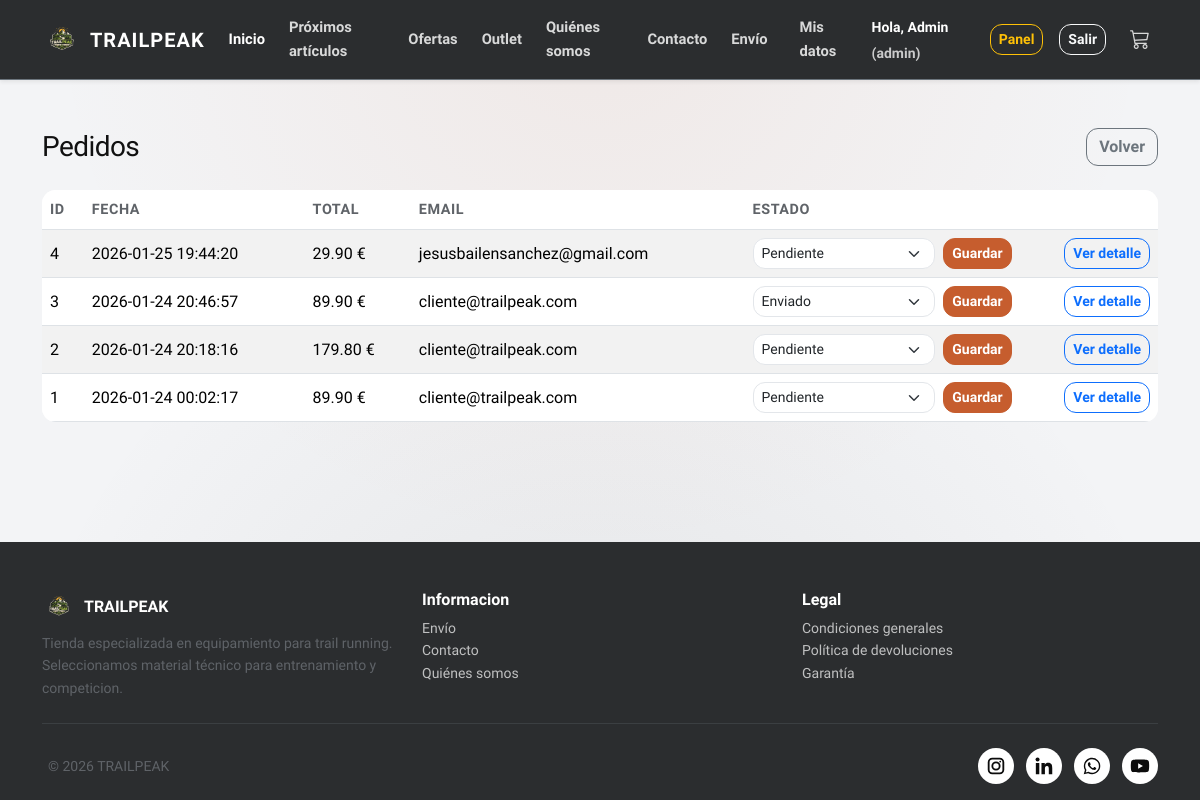
The app's page /admin/pedidos.php (signed in) with its own data.
### tables this page shows
CREATE TABLE `pedido` (
  `id_pedido` int(11) NOT NULL,
  `fecha` datetime NOT NULL,
  `total` decimal(10,2) NOT NULL,
  `id_usuario` int(11) NOT NULL,
  `activo` tinyint(1) DEFAULT 1,
  `stripe_session_id` varchar(255) DEFAULT NULL,
  `estado` varchar(20) NOT NULL DEFAULT 'pendiente'
);

CREATE TABLE `usuario` (
  `id_usuario` int(11) NOT NULL,
  `nombre` varchar(100) NOT NULL,
  `email` varchar(100) NOT NULL,
  `password` varchar(255) NOT NULL,
  `rol` enum('admin','empleado','cliente') NOT NULL DEFAULT 'cliente',
  `activo` tinyint(1) DEFAULT 1
);

### admin/pedidos.php (the view, shortened to what this page needs)
<?php
require_once __DIR__ . '/../config/db.php';
$estadosPermitidos = ['pendiente', 'enviado', 'entregado'];
$colExiste = $pdo->prepare("
  SELECT COUNT(*)
  FROM information_schema.COLUMNS
  WHERE TABLE_SCHEMA = ? AND TABLE_NAME = 'pedido' AND COLUMN_NAME = 'estado'
");
$colExiste->execute([DB_NAME]);
$tieneEstado = (int)$colExiste->fetchColumn() > 0;
if (!$tieneEstado) {
  $pdo->exec("ALTER TABLE pedido ADD COLUMN estado VARCHAR(20) NOT NULL DEFAULT 'pendiente'");
}
$pdo->exec("UPDATE pedido SET estado = 'pendiente' WHERE estado IS NULL OR estado = ''");
$stmt = $pdo->query("
  SELECT p.id_pedido, p.fecha, p.total, p.estado, u.email
  FROM pedido p
  INNER JOIN usuario u ON u.id_usuario = p.id_usuario
  ORDER BY p.fecha DESC
");
$pedidos = $stmt->fetchAll(PDO::FETCH_ASSOC);
?>
<?php require_once __DIR__ . '/../includes/header.php'; ?>
  <main class="container py-5">
    <div class="d-flex justify-content-between align-items-center mb-4">
      <h1 class="h3 mb-0">Pedidos</h1>
      <a class="btn btn-outline-secondary" href="<?= BASE_URL ?>admin/index.php">Volver</a>
    </div>
    <?php if (!$pedidos): ?>
      <div class="alert alert-info">No hay pedidos registrados.</div>
    <?php else: ?>
      <div class="table-responsive">
        <table class="table table-striped align-middle">
          <thead>
            <tr>
              <th>ID</th>
              <th>Fecha</th>
              <th>Total</th>
              <th>Email</th>
              <th>Estado</th>
              <th></th>
            </tr>
          </thead>
          <tbody>
            <?php foreach ($pedidos as $p): ?>
              <tr>
                <td><?= (int)$p['id_pedido'] ?></td>
                <td><?= htmlspecialchars($p['fecha']) ?></td>
                <td><?= number_format((float)$p['total'], 2) ?> €</td>
                <td><?= htmlspecialchars($p['email']) ?></td>
                <td style="min-width: 180px;">
                  <form method="post" class="d-flex gap-2">
                    <select name="estado" class="form-select form-select-sm">
                      <?php foreach ($estadosPermitidos as $estado): ?>
                        <option value="<?= $estado ?>" <?= ($p['estado'] ?? 'pendiente') === $estado ? 'selected' : '' ?>>
                          <?= ucfirst($estado) ?>
                        </option>
                      <?php endforeach; ?>
                    </select>
                    <button class="btn btn-sm btn-primary" type="submit">Guardar</button>
                  </form>
                </td>
                <td class="text-end">
                  <a class="btn btn-sm btn-outline-primary"
                     href="<?= BASE_URL ?>pedido.php?id=<?= (int)$p['id_pedido'] ?>">
                    Ver detalle
                  </a>
                </td>
              </tr>
            <?php endforeach; ?>
          </tbody>
        </table>
      </div>
    <?php endif; ?>
  </main>
<?php require_once __DIR__ . '/../includes/footer.php'; ?>

### css/style.css (style rules this page uses)
:root { --tp-primary: #2b2d2f; --tp-secondary: #6b7280; --tp-accent: #c65d2e; --tp-bg: #f3f4f6; --tp-surface: #ffffff; --tp-text: #111111; --tp-muted: #5f6368; --tp-border: #e3e6ea; --tp-shadow: 0 14px 30px rgba(16, 24, 40, 0.08); }
html, body { margin: 0; padding: 0; }
body { font-family: "Sora", "Segoe UI", sans-serif; background-color: var(--tp-bg); background-image: radial-gradient(circle at top, rgba(198, 93, 46, 0.08), transparent 55%), radial-gradient(circle at bottom, rgba(43, 45, 47, 0.08), transparent 60%); color: var(--tp-text); line-height: 1.6; min-height: 100vh; display: flex; flex-direction: column; }
main { flex: 1 0 auto; }
h1, h2, h3, h4, h5 { letter-spacing: -0.02em; }
.btn-primary { background-color: var(--tp-accent); border-color: var(--tp-accent); }
a { color: var(--tp-primary); }
.form-control, .form-select { border-radius: 12px; border-color: var(--tp-border); box-shadow: none; }
.btn { border-radius: 12px; font-weight: 600; }
.table { background-color: var(--tp-surface); border-radius: 14px; overflow: hidden; }
.table thead th { font-size: 0.9rem; text-transform: uppercase; letter-spacing: 0.04em; color: var(--tp-muted); }

### records on screen
pedido: id_pedido "4", fecha "2026-01-25 19:44:20", total "29.90", id_usuario.email "jesusbailensanchez@gmail.com", estado "Pendiente"
pedido: id_pedido "3", fecha "2026-01-24 20:46:57", total "89.90", id_usuario.email "cliente@trailpeak.com", estado "Enviado"
pedido: id_pedido "2", fecha "2026-01-24 20:18:16", total "179.80", id_usuario.email "cliente@trailpeak.com", estado "Pendiente"
pedido: id_pedido "1", fecha "2026-01-24 00:02:17", total "89.90", id_usuario.email "cliente@trailpeak.com", estado "Pendiente"

### other values on screen
current_user()['nombre'] "Admin"
current_user()['rol'] "admin"
